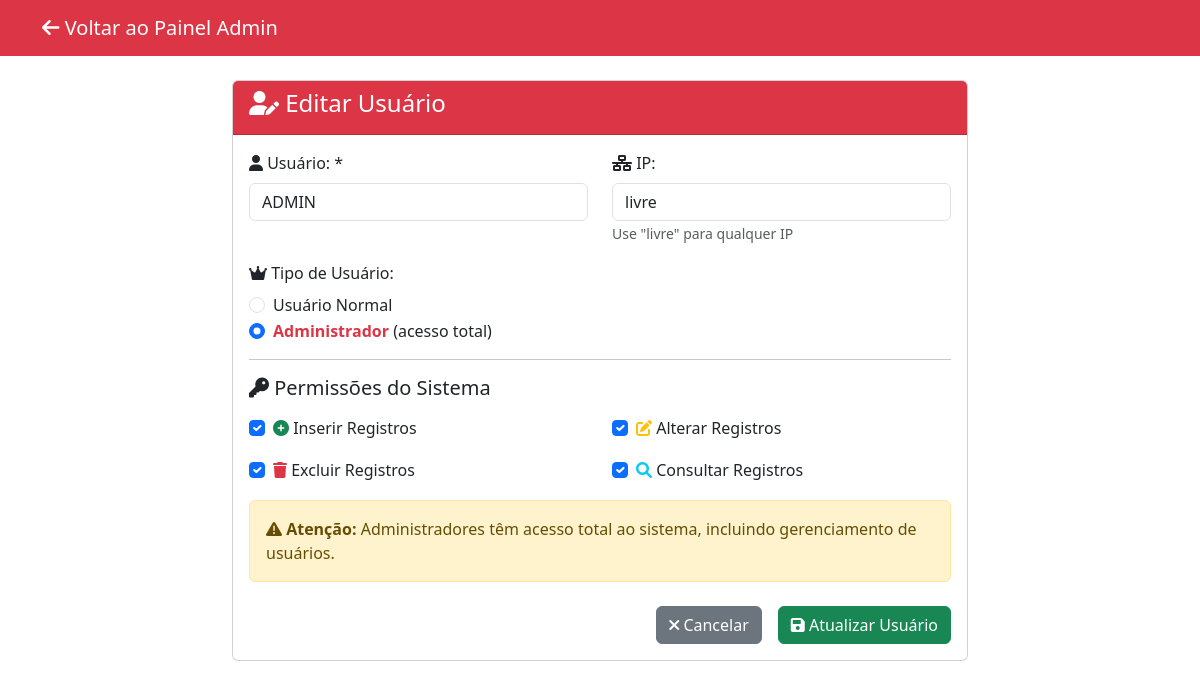
The app's page /admin/usuario/1/editar (signed in) with its own data.
### tables this page shows
CREATE TABLE usuarios (
            id INTEGER PRIMARY KEY AUTOINCREMENT,
            username TEXT NOT NULL UNIQUE,
            senha TEXT NOT NULL,
            ip TEXT NOT NULL,
            is_admin INTEGER DEFAULT 0,
            libinserir TEXT NOT NULL,
            libalterar TEXT NOT NULL,
            libexcluir TEXT NOT NULL,
            libid TEXT NOT NULL,
            libdestino TEXT NOT NULL,
            libtipo TEXT NOT NULL,
            libempresa TEXT NOT NULL,
            libnome TEXT NOT NULL,
            librg TEXT NOT NULL,
            libveiculo TEXT NOT NULL,
            libplaca TEXT NOT NULL,
            libcr TEXT NOT NULL,
            libn_nota TEXT NOT NULL,
            libobs TEXT NOT NULL,
            libdata_entrada TEXT NOT NULL,
            libdata_saida TEXT NOT NULL,
            libperiodo TEXT NOT NULL,
            libperiodoalterado TEXT NOT NULL,
            libusuario TEXT NOT NULL,
            libusuarioalterado TEXT NOT NULL,
            libconsulta TEXT NOT NULL,
            libhora_entrada TEXT NOT NULL,
            libhora_saida TEXT NOT NULL
        );

### app.py (the view)
@app.route("/admin/usuario/<int:user_id>/editar")
@login_required
@admin_required
def admin_editar_usuario(user_id):
    conn = get_db_connection()
    usuario = conn.execute("SELECT * FROM usuarios WHERE id = ?", (user_id,)).fetchone()
    conn.close()
    if not usuario:
        flash("Usuário não encontrado!", "error")
        return redirect(url_for("admin_panel"))
    return render_template("admin_usuario_form.html", usuario=usuario)

### app.py (called while the page is built)
def get_db_connection():
    conn = sqlite3.connect(DATABASE)
    conn.row_factory = sqlite3.Row
    return conn

def is_logged_in():
    return "username" in session

def is_admin():
    if not is_logged_in():
        return False
    return session.get("is_admin", False)

def admin_required(f):
    @wraps(f)
    def decorated_function(*args, **kwargs):
        if not is_admin():
            flash("Acesso negado! Apenas administradores podem acessar esta área.", "error")
            return redirect(url_for("dashboard"))
        return f(*args, **kwargs)
    return decorated_function

def login_required(f):
    @wraps(f)
    def decorated_function(*args, **kwargs):
        if not is_logged_in():
            return redirect(url_for("index"))
        return f(*args, **kwargs)
    return decorated_function

### templates/admin_usuario_form.html (shortened to what this page needs)
<!DOCTYPE html>
<html lang="pt-BR">
<head>
    <link href="https://cdn.jsdelivr.net/npm/bootstrap@5.3.0/dist/css/bootstrap.min.css" rel="stylesheet">
    <link href="https://cdnjs.cloudflare.com/ajax/libs/font-awesome/6.0.0/css/all.min.css" rel="stylesheet">
</head>
<body>
    <nav class="navbar navbar-dark bg-danger">
        <div class="container">
            <a class="navbar-brand" href="{{ url_for('admin_panel') }}">
                <i class="fas fa-arrow-left"></i> Voltar ao Painel Admin
            </a>
        </div>
    </nav>
    <div class="container mt-4">
        <div class="row">
            <div class="col-md-8 mx-auto">
                <div class="card">
                    <div class="card-header bg-danger text-white">
                        <h4>
                            <i class="fas fa-user-{% if usuario %}edit{% else %}plus{% endif %}"></i>
                            {% if usuario %}Editar{% else %}Novo{% endif %} Usuário
                        </h4>
                    </div>
                    <div class="card-body">
                        <form method="POST"
                              action="{% if usuario %}{{ url_for('admin_atualizar_usuario', user_id=usuario.id) }}{% else %}{{ url_for('admin_criar_usuario') }}{% endif %}"
                              class="needs-validation" novalidate>
                            <div class="row">
                                <div class="col-md-6 mb-3">
                                    <label for="username" class="form-label">
                                        <i class="fas fa-user"></i> Usuário: *
                                    </label>
                                    <input type="text" class="form-control" name="username" id="username"
                                           value="{% if usuario %}{{ usuario.username }}{% endif %}"
                                           required style="text-transform: uppercase;">
                                </div>
                                <div class="col-md-6 mb-3">
                                    <label for="ip" class="form-label">
                                        <i class="fas fa-network-wired"></i> IP:
                                    </label>
                                    <input type="text" class="form-control" name="ip" id="ip"
                                           value="{% if usuario %}{{ usuario.ip }}{% else %}livre{% endif %}"
                                           placeholder="livre ou IP específico">
                                    <small class="form-text text-muted">Use "livre" para qualquer IP</small>
                                </div>
                            </div>
                            <div class="mb-3">
                                <label class="form-label">
                                    <i class="fas fa-crown"></i> Tipo de Usuário:
                                </label>
                                <div class="form-check">
                                    <input class="form-check-input" type="radio" name="is_admin"
                                           id="is_admin_nao" value="nao"
                                           {% if not usuario or usuario.is_admin != 1 %}checked{% endif %}>
                                    <label class="form-check-label" for="is_admin_nao">
                                        Usuário Normal
                                    </label>
                                </div>
                                <div class="form-check">
                                    <input class="form-check-input" type="radio" name="is_admin"
                                           id="is_admin_sim" value="sim"
                                           {% if usuario and usuario.is_admin == 1 %}checked{% endif %}>
                                    <label class="form-check-label" for="is_admin_sim">
                                        <strong class="text-danger">Administrador</strong> (acesso total)
                                    </label>
                                </div>
                            </div>
                            <hr>
                            <h5 class="mb-3"><i class="fas fa-key"></i> Permissões do Sistema</h5>
                            <div class="row">
                                <div class="col-md-6 mb-3">
                                    <div class="form-check">
                                        <input class="form-check-input" type="checkbox"
                                               name="libinserir" value="sim" id="libinserir"
                                               {% if not usuario or usuario.libinserir == 'sim' %}checked{% endif %}>
                                        <label class="form-check-label" for="libinserir">
                                            <i class="fas fa-plus-circle text-success"></i> Inserir Registros
                                        </label>
                                    </div>
                                </div>
                                <div class="col-md-6 mb-3">
                                    <div class="form-check">
                                        <input class="form-check-input" type="checkbox"
                                               name="libalterar" value="sim" id="libalterar"
                                               {% if not usuario or usuario.libalterar == 'sim' %}checked{% endif %}>
                                        <label class="form-check-label" for="libalterar">
                                            <i class="fas fa-edit text-warning"></i> Alterar Registros
                                        </label>
                                    </div>
                                </div>
                                <div class="col-md-6 mb-3">
                                    <div class="form-check">
                                        <input class="form-check-input" type="checkbox"
                                               name="libexcluir" value="sim" id="libexcluir"
                                               {% if usuario and usuario.libexcluir == 'sim' %}checked{% endif %}>
                                        <label class="form-check-label" for="libexcluir">
                                            <i class="fas fa-trash text-danger"></i> Excluir Registros
                                        </label>
                                    </div>
                                </div>
                                <div class="col-md-6 mb-3">
                                    <div class="form-check">
                                        <input class="form-check-input" type="checkbox"
                                               name="libconsulta" value="sim" id="libconsulta"
                                               {% if not usuario or usuario.libconsulta == 'sim' %}checked{% endif %}>
                                        <label class="form-check-label" for="libconsulta">
                                            <i class="fas fa-search text-info"></i> Consultar Registros
                                        </label>
                                    </div>
                                </div>
                            </div>
                            <div class="alert alert-warning">
                                <i class="fas fa-exclamation-triangle"></i>
                                <strong>Atenção:</strong> Administradores têm acesso total ao sistema, incluindo gerenciamento de usuários.
                            </div>
                            <div class="d-grid gap-2 d-md-flex justify-content-md-end mt-4">
                                <a href="{{ url_for('admin_panel') }}" class="btn btn-secondary me-md-2">
                                    <i class="fas fa-times"></i> Cancelar
                                </a>
                                <button type="submit" class="btn btn-success">
                                    <i class="fas fa-save"></i>
                                    {% if usuario %}Atualizar{% else %}Criar{% endif %} Usuário
                                </button>
                            </div>
                        </form>
                    </div>
                </div>
            </div>
        </div>
    </div>
</body>
</html>

### records on screen
usuarios: username "ADMIN", ip "livre", is_admin "☐ Usuário Normal", is_admin "☑ Administrador (acesso total)", libinserir "☑", libalterar "☑", libexcluir "☑", libconsulta "☑"
